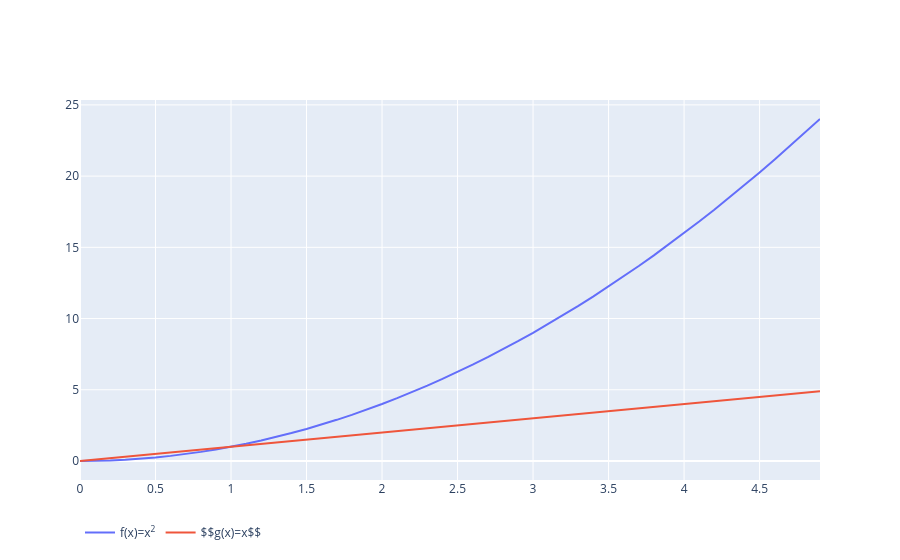

This figure's notebook cell:
### Markdown cell above
С увеличением длины подписи графика, легенда начала наезжать на график. Мне это не нравится, поэтому перенесём легенду вниз.

Для этого применим к фигуре метод update_layout, у которого нас интересует атрибут legend_orientation
<code>fig.update_layout(legend_orientation="h")</code>

### Code cell
fig = go.Figure()
fig.add_trace(go.Scatter(x=x, y=f(x),  name='f(x)=x<sup>2</sup>'))
fig.add_trace(go.Scatter(x=x, y=x, name='$$g(x)=x$$'))
fig.update_layout(legend_orientation="h")
fig.show()

### Figure 1 — Plotly figure (JSON) as saved in the notebook; plotly's stock layout.template omitted (floating-point values rounded to 4 significant figures)
{"data": [{"name": "f(x)=x<sup>2</sup>", "type": "scatter", "x": [0.0, 0.1, 0.2, 0.3, 0.4, 0.5, 0.6, 0.7, 0.8, 0.9, 1.0, 1.1, 1.2, 1.3, 1.4, 1.5, 1.6, 1.7, 1.8, 1.9, 2.0, 2.1, 2.2, 2.3, 2.4, 2.5, 2.6, 2.7, 2.8, 2.9, 3.0, 3.1, 3.2, 3.3, 3.4, 3.5, 3.6, 3.7, 3.8, 3.9, 4.0, 4.1, 4.2, 4.3, 4.4, 4.5, 4.6, 4.7, 4.8, 4.9], "y": [0.0, 0.01, 0.04, 0.09, 0.16, 0.25, 0.36, 0.49, 0.64, 0.81, 1.0, 1.21, 1.44, 1.69, 1.96, 2.25, 2.56, 2.89, 3.24, 3.61, 4.0, 4.41, 4.84, 5.29, 5.76, 6.25, 6.76, 7.29, 7.84, 8.41, 9.0, 9.61, 10.24, 10.89, 11.56, 12.25, 12.96, 13.69, 14.44, 15.21, 16.0, 16.81, 17.64, 18.49, 19.36, 20.25, 21.16, 22.09, 23.04, 24.01]}, {"name": "$$g(x)=x$$", "type": "scatter", "x": [0.0, 0.1, 0.2, 0.3, 0.4, 0.5, 0.6, 0.7, 0.8, 0.9, 1.0, 1.1, 1.2, 1.3, 1.4, 1.5, 1.6, 1.7, 1.8, 1.9, 2.0, 2.1, 2.2, 2.3, 2.4, 2.5, 2.6, 2.7, 2.8, 2.9, 3.0, 3.1, 3.2, 3.3, 3.4, 3.5, 3.6, 3.7, 3.8, 3.9, 4.0, 4.1, 4.2, 4.3, 4.4, 4.5, 4.6, 4.7, 4.8, 4.9], "y": [0.0, 0.1, 0.2, 0.3, 0.4, 0.5, 0.6, 0.7, 0.8, 0.9, 1.0, 1.1, 1.2, 1.3, 1.4, 1.5, 1.6, 1.7, 1.8, 1.9, 2.0, 2.1, 2.2, 2.3, 2.4, 2.5, 2.6, 2.7, 2.8, 2.9, 3.0, 3.1, 3.2, 3.3, 3.4, 3.5, 3.6, 3.7, 3.8, 3.9, 4.0, 4.1, 4.2, 4.3, 4.4, 4.5, 4.6, 4.7, 4.8, 4.9]}], "layout": {"legend": {"orientation": "h"}}}
